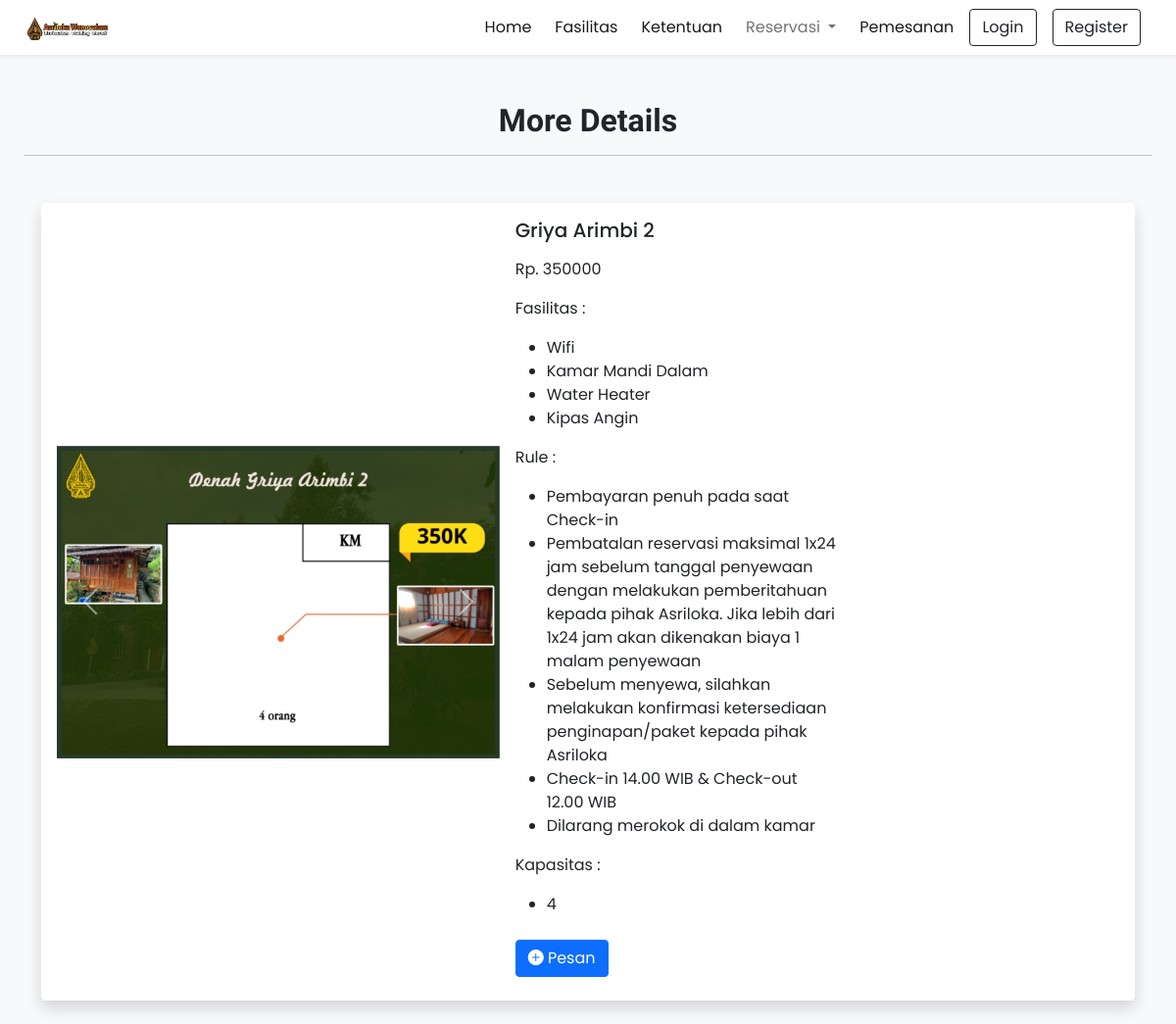
The app's page /details?type=room&id=74 with its own data.
### tables this page shows
CREATE TABLE `room` (
  `id` int(11) NOT NULL,
  `name` varchar(191) NOT NULL,
  `description` varchar(191) DEFAULT NULL,
  `price` double NOT NULL,
  `rating` double NOT NULL DEFAULT 0,
  `isReady` tinyint(1) NOT NULL DEFAULT 0,
  `picture` varchar(191) DEFAULT NULL
);

CREATE TABLE `picture` (
  `id` int(11) NOT NULL,
  `name` varchar(191) DEFAULT NULL
);

CREATE TABLE `facility` (
  `id` int(11) NOT NULL,
  `picture` varchar(191) NOT NULL,
  `name` varchar(191) NOT NULL,
  `description` varchar(191) NOT NULL,
  `isGeneral` tinyint(1) NOT NULL DEFAULT 1
);

CREATE TABLE `rule` (
  `id` int(11) NOT NULL,
  `isGeneral` tinyint(1) NOT NULL DEFAULT 1,
  `description` varchar(191) NOT NULL
);

CREATE TABLE `capacity` (
  `id` int(11) NOT NULL,
  `name` varchar(191) NOT NULL,
  `description` varchar(191) NOT NULL
);

### details.php (the view, shortened to what this page needs)
<!DOCTYPE html>
<html lang="en">
<head>
    <?php require('inc/links.php'); ?>
</head>
<body class="bg-light">
    <?php require('inc/header.php'); ?>
    <div class="my-5 px-4">
        <h2 class="fw-bold h-font text-center">More Details</h2>
        <hr>
    </div>
    <div class="container">
        <?php
        $type = '';
        $id = '';
        if (isset($_GET['type']) && isset($_GET['id'])) {
            $type = $_GET['type'];
            $id = $_GET['id'];
        }
        if ($type == 'room') {
            $sql = "SELECT * FROM room WHERE id = $id";
            $res = mysqli_query($conn, $sql);
            $room = mysqli_fetch_assoc($res);
            $sql = "SELECT f.* FROM facilityonroom fr
            JOIN facility f ON fr.facilityId = f.id
            WHERE fr.roomId = $id";
            $res = mysqli_query($conn, $sql);
            $facility = [];
            while ($row = mysqli_fetch_assoc($res)) {
                $facility[] = $row;
            }
            $sql = "SELECT p.* FROM pictureonroom pr
            JOIN picture p ON pr.pictureId = p.id
            WHERE pr.roomId = $id";
            $res = mysqli_query($conn, $sql);
            $picture = [];
            while ($row = mysqli_fetch_assoc($res)) {
                $picture[] = $row;
            }
            $sql = "SELECT r.* FROM ruleonroom rr
            JOIN rule r ON rr.ruleId = r.id
            WHERE rr.roomId = $id";
            $res = mysqli_query($conn, $sql);
            $rule = [];
            while ($row = mysqli_fetch_assoc($res)) {
                $rule[] = $row;
            }
            $sql = "SELECT c.* FROM capacityonroom cr
            JOIN capacity c ON cr.capacityId = c.id
            WHERE cr.roomId = $id";
            $res = mysqli_query($conn, $sql);
            $capacity = [];
            while ($row = mysqli_fetch_assoc($res)) {
                $capacity[] = $row;
            }
            $html = "<div class='card mb-4 border-0 shadow'>";
            $html .= "<div class='row g-0 p-3 align-items-center'>";
            $html .= "<div class='col-md-5 mb-lg-0 mb-md-0 mb-3'>";
            $html .= "<div id='carousel$room[id]' class='carousel slide'>";
            $html .= "<div class='carousel-indicators'>";
            for ($i = 0; $i < count($picture); $i++) {
                $html .= "<button type='button' data-bs-target='#carousel$room[id]' data-bs-slide-to='$i'";
                if ($i == 0) {
                    $html .= " class='active'";
                }
                $html .= " aria-label='Slide $i'></button>";
            }
            $html .= "</div>";
            $html .= "<div class='carousel-inner'>";
            foreach ($picture as $key => $value) {
                $html .= "<div class='carousel-item";
                if ($key == 0) {
                    $html .= " active";
                }
                $html .= "'>";
                $html .= "<img src='./assets/images/room/$value[name]' class='d-block w-100' alt='...'>";
                $html .= "</div>";
            }
            $html .= "</div>";
            $html .= "<button class='carousel-control-prev' type='button' data-bs-target='#carousel$room[id]' data-bs-slide='prev'>";
            $html .= "<span class='carousel-control-prev-icon' aria-hidden='true'></span>";
            $html .= "<span class='visually-hidden'>Previous</span>";
            $html .= "</button>";
            $html .= "<button class='carousel-control-next' type='button' data-bs-target='#carousel$room[id]' data-bs-slide='next'>";
            $html .= "<span class='carousel-control-next-icon' aria-hidden='true'></span>";
            $html .= "<span class='visually-hidden'>Next</span>";
            $html .= "</button>";
            $html .= "</div>";
            $html .= "</div>";
            $html .= "<div class='col-md-4 px-lg-3 px-md-3 px-0'>";
            $html .= "<h5 class='mb-3'>$room[name]</h5>";
            $html .= "<p class='mb-3'>$room[description]</p>";
            $html .= "<p class='mb-3'>Rp. $room[price]</p>";
            $html .= "<p class='mb-3'>Fasilitas :</p>";
            $html .= "<ul class='mb-3'>";
            foreach ($facility as $key => $value) {
                $html .= "<li>$value[name]</li>";
            }
            $html .= "</ul>";
            $html .= "<p class='mb-3'>Rule :</p>";
            $html .= "<ul class='mb-3'>";
            foreach ($rule as $key => $value) {
                $html .= "<li>$value[description]</li>";
            }
            $html .= "</ul>";
            $html .= "<p class='mb-3'>Kapasitas :</p>";
            $html .= "<ul class='mb-3'>";
            foreach ($capacity as $key => $value) {
                $html .= "<li>$value[description]</li>";
            }
            $html .= "</ul>";
            $html .= ' <button type="button" class="btn btn-primary my-2" data-bs-toggle="modal" data-bs-target="#makeBooking">
            <i class="bi bi-plus-circle-fill"></i> Pesan
        </button>';
            $html .= "</div>";
            $html .= "</div>";
            $html .= "</div>";
            echo $html;
        }
        ?>
</body>
</html>

### assets/css/common.css (style rules this page uses)
:root { --teal: #2ec1ac; --teal_hover: #279e8c; }
* { font-family: "Poppins", sans-serif; }
.h-font { font-family: "Merienda", cursive; }

### records on screen
picture: name (picture)
room: name "Griya Arimbi 2", price "350000"
facility: name "Wifi"
facility: name "Kamar Mandi Dalam"
facility: name "Water Heater"
facility: name "Kipas Angin"
rule: description "Pembayaran penuh pada saat Check-in"
rule: description "Pembatalan reservasi maksimal 1x24 jam sebelum tanggal penyewaan dengan melakukan pemberitahuan kepada pihak Asriloka. Jika lebih dari 1x24 jam akan dikenakan biaya 1 malam penyewaan"
rule: description "Sebelum menyewa, silahkan melakukan konfirmasi ketersediaan penginapan/paket kepada pihak Asriloka"
rule: description "Check-in 14.00 WIB & Check-out 12.00 WIB"
rule: description "Dilarang merokok di dalam kamar"
capacity: description "4"
